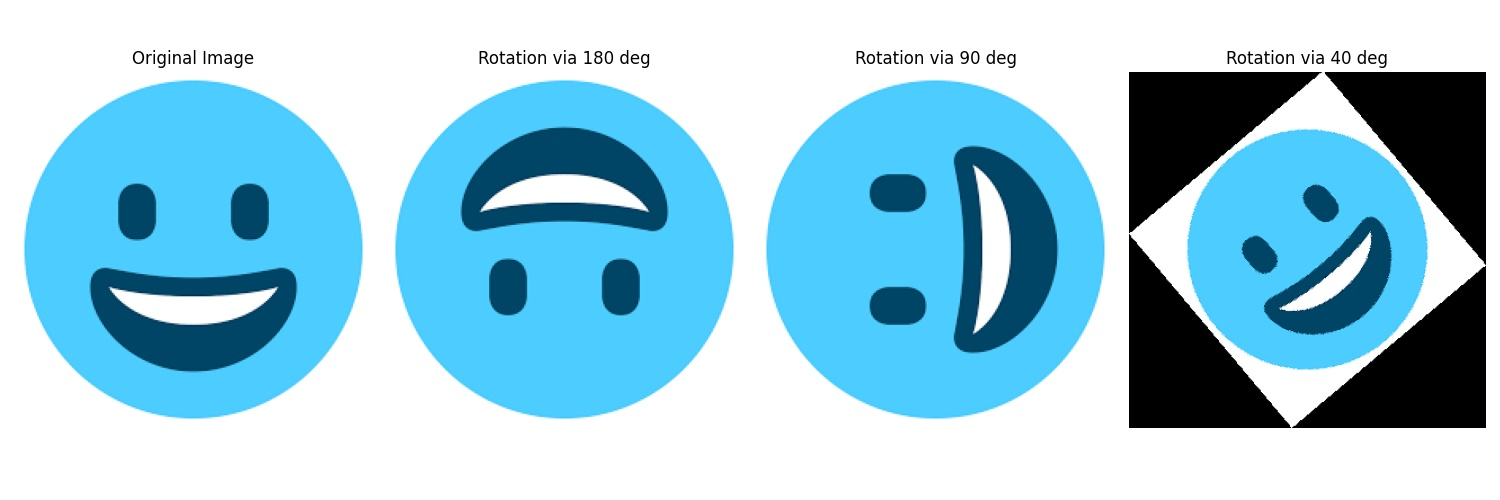
#> input picture IMG-IMPACT/Images/7_new_Combined_Images.jpg, 1500 x 500 px, given in place of 7_8_emoji.png, which was not available
$ python 7_ImageRotation.py
#> lines starting #> are read from the running program, lines starting #| are printed output that depends on the picture; pictures that were not available may be replaced by others from this repository, and a replacement may not be noted
import cv2
import math
import numpy as np
import matplotlib.pyplot as plt

def saving(img, namestr, val):
    print('\nDo you want to save',namestr, '?\n',namestr, 'is rotated by', val, 'degrees.')
    select = input('Enter: \n 1 - for yes \n 0 - for no\n')

    recon_img = img.copy()  # Ensure a copy of the image is made for saving purposes

    if (val=="--"):
            axes=img[0]
            titles=img[1]
            l=img[2]
            fig, axes = plt.subplots(1, len(l), figsize=(15, 5))

            for i, img in enumerate(l):
                    axes[i].imshow(img, cmap='gray')
                    axes[i].set_title(titles[i])
                    axes[i].axis('off')
            plt.tight_layout()


    if select == '1':
        if img is not None and img.any():
            print(f"\nDefault name of new image is: '7_new_{namestr}.jpg' , if no input given. \n")
            in_n = input("Enter name of new Image: 7_new_")

            if in_n == "":
                s = f"../Images/7_new_{namestr}.jpg"
                if(val=="--"):
                     plt.savefig(s)
                else:
                    cv2.imwrite(s, recon_img)
                q = f"7_new_{namestr}.jpg"
            else:
                s = f"../Images/7_new_{in_n}.jpg"
                if s == f"../Images/7_new_.jpg":
                    s = f"../Images/7_new_{namestr}.jpg"
                if(val=="--"):
                    plt.savefig(s)
                else:
                    cv2.imwrite(s, recon_img)
                q = f"7_new_{in_n}.jpg"

            if q == f"7_new_.jpg":
                q = f"7_new_{namestr}.jpg"
            print('Filtered image saved as:', q)

    elif select == '0':
        print('\nYou have selected not to save the image:', namestr)
    else:
        print('Enter Valid Input!')


def rotation():
            image = cv2.imread('../Images/7_8_emoji.png')
#> image is the input picture: shape (500, 1500, 3); mean B, G, R 220.9, 201.9, 155.2
            v1=180
            v2=90
            v3=40
            rotated_image1 = naive_image_rotate(image,v1,'full')
#> after the loop in naive_image_rotate, `for i in range(rot_img.shape[0]):`:
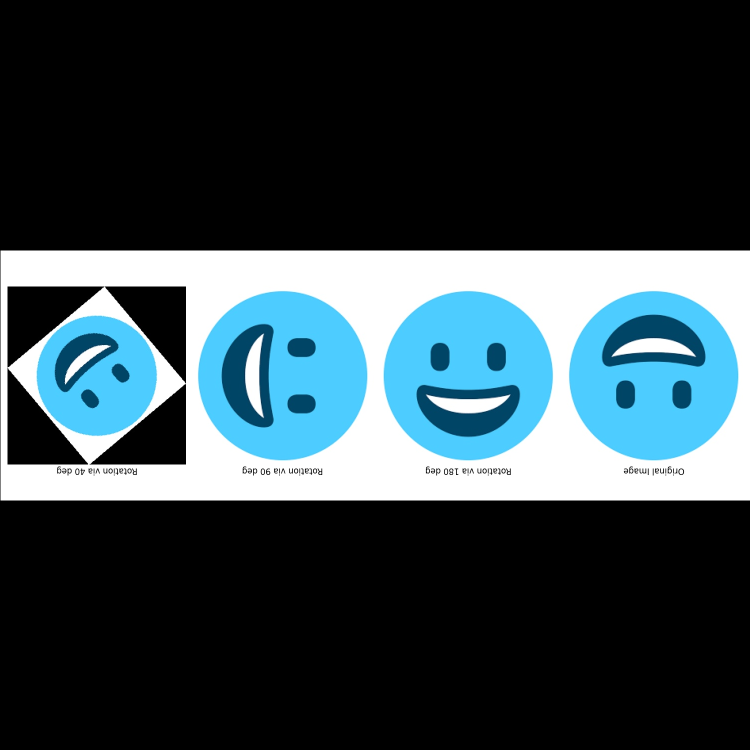
#> rot_img: shape (1500, 1500, 3) (shown at 1/2 size); mean B, G, R 73.6, 67.2, 51.7
            rotated_image2 = naive_image_rotate(image,v2,'full')
#> call 2 of naive_image_rotate, with degrees = 90, option = 'full'
#> after the loop in naive_image_rotate (call 2), `for i in range(rot_img.shape[0]):`:
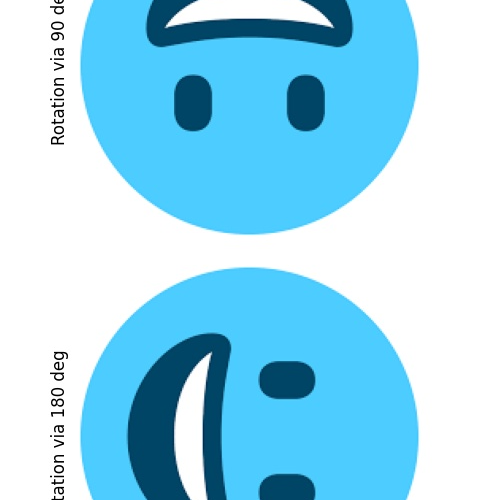
#> rot_img: shape (500, 500, 3); mean B, G, R 239.7, 215.8, 157.1
            rotated_image3 = naive_image_rotate(image,v3,'full')
#> call 3 of naive_image_rotate, with degrees = 40, option = 'full'
#> after the loop in naive_image_rotate (call 3), `for i in range(rot_img.shape[0]):`:
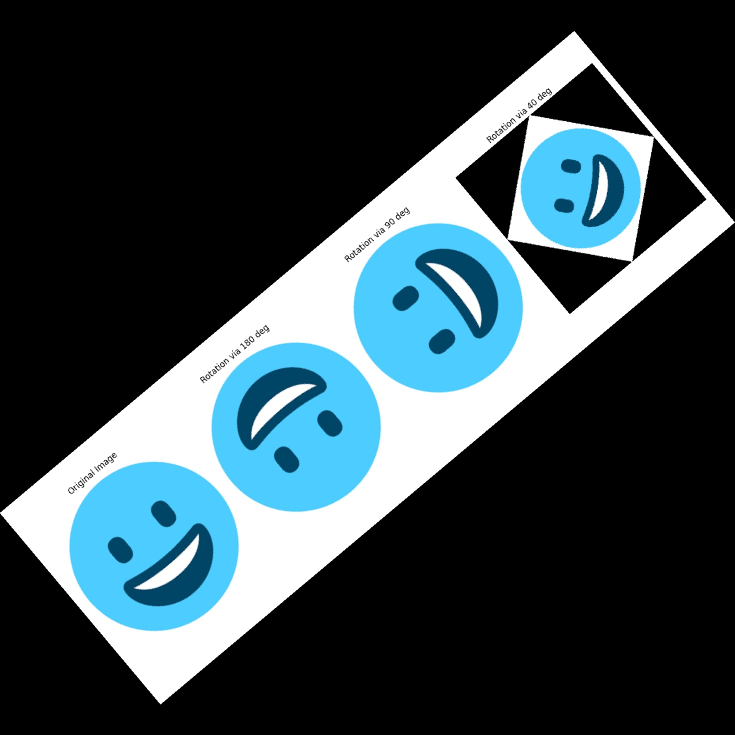
#> rot_img: shape (1470, 1470, 3) (shown at 1/2 size); mean B, G, R 76.7, 70.1, 53.9
            cv2.imshow("original image", image)
            cv2.imshow("rotated_image1",rotated_image1)
            cv2.imshow("rotated_image2",rotated_image2)
            cv2.imshow("rotated_image3",rotated_image3)


            fig, axes = plt.subplots(1, 4, figsize=(12, 4))
            # Disable axis
            for ax in axes:
                ax.axis('off')

            # Plot original image
            axes[0].imshow(image)
            axes[0].set_title('Original Image')

            # Plot
            axes[1].imshow(rotated_image1)
            axes[1].set_title('Rotation via 180 deg')

            # Plot
            axes[2].imshow(rotated_image2)
            axes[2].set_title('Rotation via 90 deg')


            # Plot
            axes[3].imshow(rotated_image3)
            axes[3].set_title('Rotation via 40 deg')

            plt.tight_layout()
            plt.show()
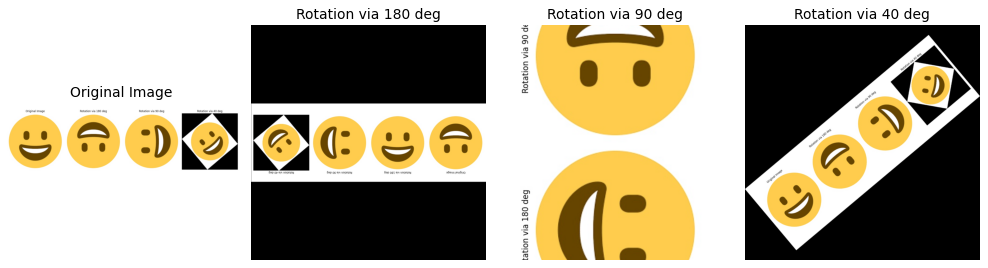
#> figure drawn by matplotlib, 4 panels; B, G, R data is drawn as R, G, B


            cv2.waitKey(0)
            cv2.destroyAllWindows()
            saving(rotated_image1,"rotated_image1",v1)
#> the answer given: y
            saving(rotated_image2,"rotated_image2",v2)
#> the answer given: y
            saving(rotated_image3,"rotated_image3",v3)
#> the answer given: y


            titles=['Original Image','Rotation via 180 deg','Rotation via 90 deg', 'Rotation via 40 deg']
            l=[image,rotated_image1,rotated_image2,rotated_image3]

            saving([axes, titles,l],"Combined_Images", "--")
#> the answer given: y

def naive_image_rotate(image, degrees, option='same'):
    '''
    This function rotates the image around its center by amount of degrees
    provided. The rotated image can be of the same size as the original image
    or it can show the full image.

    inputs: image: input image (dtype: numpy-ndarray)
            degrees: amount of rotation in degrees (e.g., 45,90 etc.)
            option: string variable for type of rotation. It can take two values
            'same': the rotated image will have same size as the original image
                    It is default value for this variable.
            'full': the rotated image will show the full rotation of original
                    image thus the size may be different than original.
    '''
    # First we will convert the degrees into radians
    rads = math.radians(degrees)
    # Finding the center point of the original image
    cx, cy = (image.shape[1]//2, image.shape[0]//2)

    if(option!='same'):
        # Let us find the height and width of the rotated image
        height_rot_img = round(abs(image.shape[0]*math.sin(rads))) + \
                           round(abs(image.shape[1]*math.cos(rads)))
        width_rot_img = round(abs(image.shape[1]*math.cos(rads))) + \
                           round(abs(image.shape[0]*math.sin(rads)))
        rot_img = np.uint8(np.zeros((height_rot_img,width_rot_img,image.shape[2])))
        # Finding the center point of rotated image.
        midx,midy = (width_rot_img//2, height_rot_img//2)
    else:
        rot_img = np.uint8(np.zeros(image.shape))

    for i in range(rot_img.shape[0]):
        for j in range(rot_img.shape[1]):
            if(option!='same'):
                x= (i-midx)*math.cos(rads)+(j-midy)*math.sin(rads)
                y= -(i-midx)*math.sin(rads)+(j-midy)*math.cos(rads)
                x=round(x)+cy
                y=round(y)+cx
            else:
                x= (i-cx)*math.cos(rads)+(j-cy)*math.sin(rads)
                y= -(i-cx)*math.sin(rads)+(j-cy)*math.cos(rads)
                x=round(x)+cx
                y=round(y)+cy

            if (x>=0 and y>=0 and x<image.shape[0] and  y<image.shape[1]):
                rot_img[i,j,:] = image[x,y,:]
    return rot_img

if __name__ == "__main__":
	rotation()
#> figure, not shown here; B, G, R data is drawn as R, G, B
